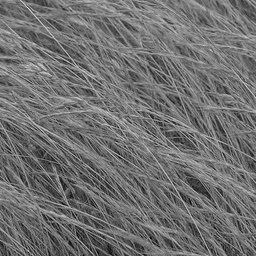
#> input picture CV ss2020/Exercise 1/exercise_1/data/grass.jpg, 256 x 256 px; its folder holds 6 pictures in this run
$ jupyter execute 02_fourier.ipynb   (shell and % lines are left out)
#> lines starting #> are read from the running program, lines starting #| are printed output that depends on the picture
# Fourier transform

In this part, we look at the effect of filtering in Fourier space.

This gives us a different way of looking at images and yields deeper insights to what is going on when we apply a filter or downsample an image.

[cell 1]
import matplotlib as mpl
import matplotlib.pyplot as plt
import scipy.signal
import numpy as np
from scipy import ndimage
import cv2

## Some convenience functions

[cell 2]
def imread_gray(filename):
    """Read grayscale image from our data directory."""
#> called with filename = 'grass.jpg'
    return cv2.imread(f'../data/{filename}',
                      cv2.IMREAD_GRAYSCALE).astype(np.float32)
#> returned value: shape (256, 256) float32; min 6, max 224, mean 112.4
#> call 2 of imread_gray, with filename = 'zebras.jpg'
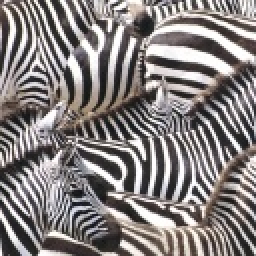
#> input picture CV ss2020/Exercise 1/exercise_1/data/zebras.jpg, 128 x 128 px (shown 2 times larger)

def convolve_with_two(image, kernel1, kernel2):
    """Apply two filters, one after the other."""
    image = ndimage.convolve(image, kernel1, mode='wrap')
    image = ndimage.convolve(image, kernel2, mode='wrap')
    return image

def fourier_spectrum(im):
    normalized_im = im / np.sum(im)
    f = np.fft.fft2(normalized_im)
    return np.fft.fftshift(f)

def log_magnitude_spectrum(im):
    return np.log(np.abs(fourier_spectrum(im))+1e-8)

def plot_with_spectra(images, titles):
    """Plots a list of images in the first column and the logarithm of their
    magnitude spectrum in the second column."""

    assert len(images) == len(titles)
    n_cols = 2
    n_rows = len(images)
#> n_rows = 3
    fig, axes = plt.subplots(
        n_rows, 2, figsize=(n_cols * 4, n_rows * 4),
        squeeze=False)

    spectra = [log_magnitude_spectrum(im) for im in images]
#> spectra = 3 items

    lower = min(np.percentile(s, 0.1) for s in spectra)
#> lower = -15.65
    upper = min(np.percentile(s, 99.999) for s in spectra)
#> upper = -2.53
    normalizer = mpl.colors.Normalize(vmin=lower, vmax=upper)

    for ax, image, spectrum, title in zip(axes, images, spectra, titles):
        ax[0].imshow(image, cmap='gray')
        ax[0].set_title(title)
        ax[0].set_axis_off()
        c = ax[1].imshow(spectrum, norm=normalizer, cmap='viridis')
        ax[1].set_title('Log magnitude spectrum')
        ax[1].set_axis_off()
#> this loop made 3 passes
#> title on passes 1 to 3: 'Grass image', 'Zebra image', 'Sine pattern'

    fig.tight_layout()

def generate_pattern():
    x = np.linspace(0, 1, 256, endpoint=False)
    y = np.sin(x**2 * 16 * np.pi)
    #If the two vectors have dimensions n and m, then their outer product is an n × m matrix.
    return np.outer(y,y)/2+0.5

im_grass = imread_gray('grass.jpg')
im_zebras = imread_gray('zebras.jpg')
im_pattern = generate_pattern()

## Plotting demo
This is how you can load example images and plot the logarithm of its magnitude spectrum.

Low frequencies appear near the center and higher frequencies towards the outside.

Greener (lighter) colors mean higher values. The color scale is consistent within the subplots of a single plot, but may differ in different plots.

[cell 3]
plot_with_spectra([im_grass, im_zebras, im_pattern],
                  ['Grass image', 'Zebra image', 'Sine pattern'])

## (a) Blurring

Consider one of the images (`im_grass` is a good choice).

### i)
Implement `filter_box(image, size)` that outputs the box-filtered version of `image`, using `convolve_with_two` (since the box filter is separable). The parameter `size` refers to the side length of the box filter.

### ii)
Implement `filter_gauss(image, kernel_factor, sigma)` using `convolve_with_two`. The parameter `kernel_factor` defines the half size of the kernel relative to sigma (our rule of thumb from the lecture was to set this as 3).

Plot the image and its blurred versions (with the box and the Gauss filter) along with their spectra using `plot_with_spectra()`.

Vary the size of the box filter. What do you observe? For the Gaussian, change sigma.  What happens if you increase or decrease the `kernel_factor` compared to our rule-of-thumb value 3?

[cell 4]
def gauss(x, sigma):
    x = np.exp(-x**2/(2*sigma**2))/(np.sqrt(2*np.pi)*sigma)
    return x

def filter_gauss(image, kernel_factor, sigma):
    # size of the kernel : kernel_size
    # the interval of kernel is in the range of [-kernel_range,kernel_range]
    kernel_range = int(np.round(kernel_factor*sigma))
    kernel_size = 2*kernel_range + 1

    # x : the input for computing Gaussian kernel
    x = np.linspace(-kernel_range, kernel_range, kernel_size, dtype=float)
    # function gauss() generate Gaussian distribution
    kernel = gauss(x , sigma)
    # normalize kernel
    kernel = kernel / np.sum(kernel)

    # add another dimension to kernel
    #  if kernel.shape = (13,)
    #  then : with np.expand_dims(kernel, axis=-1) ---> kernel.shape = (13,1)
    kernel = np.expand_dims(kernel, axis=-1)

    return convolve_with_two(image, np.transpose(kernel),kernel)


def filter_box(image, size):
    size = size * 3 + 1
    box_filter = np.ones(size)/(size)
    box_filter = np.expand_dims(box_filter, axis=-1)
    print(len(box_filter))
    return convolve_with_two(image, np.transpose(box_filter), box_filter)
#> in convolve_with_two, `image = ndimage.convolve(image, kernel2, mode='wrap')`:
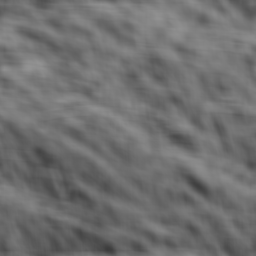
#> image: shape (256, 256) float32; min 60.9, max 147.4, mean 112.4

size = 3
sigma = size
kernel_factor = 2*sigma

im = im_grass
box_filtered = filter_box(im, size)
gauss_filtered = filter_gauss(im, kernel_factor, sigma)

plot_with_spectra(
     [im, box_filtered, gauss_filtered],
     ['Image', 'Box filtered', 'Gauss filtered'])
#> the loop in plot_with_spectra (call 2), `for ax, image, spectrum, title in zip(axes, images, spectra, titles):` made 3 passes
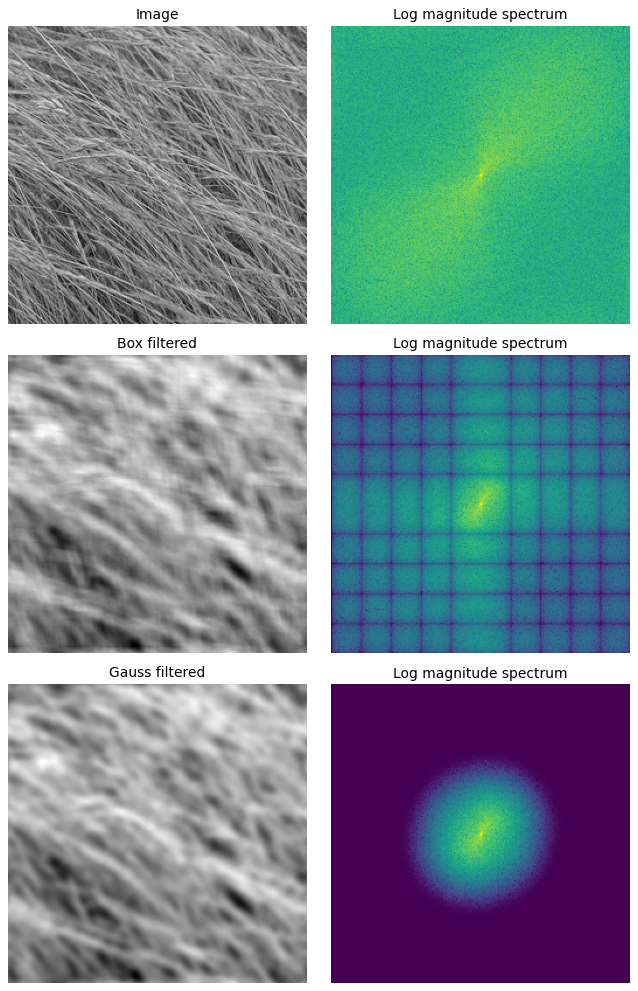
#> figure drawn by matplotlib, 6 panels

## (b) Sampling and aliasing

### i)

Implement a function `sample_with_gaps(image, period)`, where `period` is an integer and defines the distance between two sampled points in pixels. The output should have the same size as `image` but have zeros everywhere except at the sampled points, where it should be equal to `image`. For example if `period=2` then every second row and every second column of the image should be zero in the output.

Using `sample_with_gaps`, sample the `im_zebras` image with a period of 2 pixels and plot the original and sampled images along with their spectra.

### ii)
Consider the image `im_pattern` and sample it with a period of 4, 8 and 16 and plot the resulting spectra. What happens as you increase the sampling period?
Now apply **Gaussian blurring** before sampling, with different sigma values. Approximately what sigma do you need for avoiding artifacts when `period=16`?

### iii)
Implement `sample_without_gaps(image, period)`, which is like `sample_with_gaps` but the output does not contain gaps (rows and columns of zeros) and therefore the output size is smaller. What effect do you see in the resulting magnitude spectrum, compared to `sample_with_gaps`?

[cell 5]
np.arange(0,10,1)[::2]

[cell 6]
def sample_with_gaps(image, period):
#> called with period = 2
    im = np.zeros_like(image)
    im[::period,::period] = image[::period,::period]
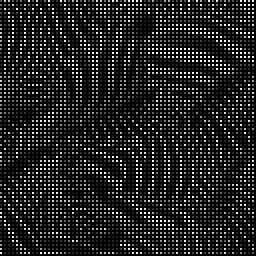
#> im: shape (128, 128) float32 (shown 2 times larger); min 0, max 255, mean 32.4
    return im

def sample_without_gaps(image, period):
#> called with period = 2
    return image[::period,::period]
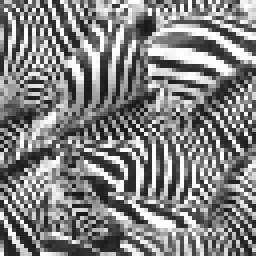
#> returned value: shape (64, 64) float32 (shown 4 times larger); min 17, max 255, mean 129.8

[cell 7]
period = 2
im = im_zebras
with_gaps = sample_with_gaps(im, period)
#just sampled
without_gaps = sample_without_gaps(im, period)

#Gaussian blurring before sampling
size = 2
sigma = size
kernel_factor = 2*sigma
gauss_filtered = filter_gauss(im, kernel_factor, sigma)
#> in convolve_with_two (call 3), `image = ndimage.convolve(image, kernel1, mode='wrap')`:
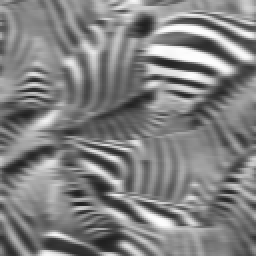
#> image: shape (128, 128) float32 (shown 2 times larger); min 31.24, max 254.3, mean 129.8
gauss_filtered_with_gaps = sample_with_gaps(gauss_filtered, period)
#> call 2 of sample_with_gaps, with period = 2
#> in sample_with_gaps (call 2), `im[::period,::period] = image[::period,::period]`:
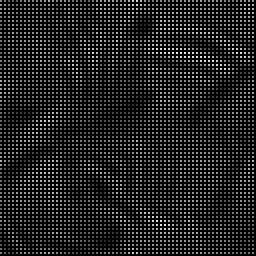
#> im: shape (128, 128) float32 (shown 2 times larger); min 0, max 236.4, mean 32.4
gauss_filtered_without_gaps = sample_without_gaps(gauss_filtered, period)
#> call 2 of sample_without_gaps, with period = 2
#> in sample_without_gaps (call 2), `return image[::period,::period]`:
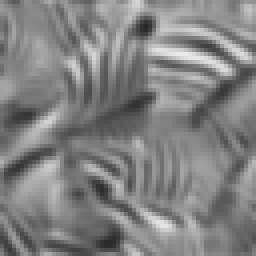
#> returned value: shape (64, 64) float32 (shown 4 times larger); min 39.63, max 236.4, mean 129.8


plot_with_spectra(
    [im, with_gaps, without_gaps, gauss_filtered, gauss_filtered_with_gaps, gauss_filtered_without_gaps],
    ['Original Image', 'without_gaps', 'Sampled', 'gauss_filtered', 'gauss_filtered_with_gaps', 'gauss_filtered_without_gaps'])
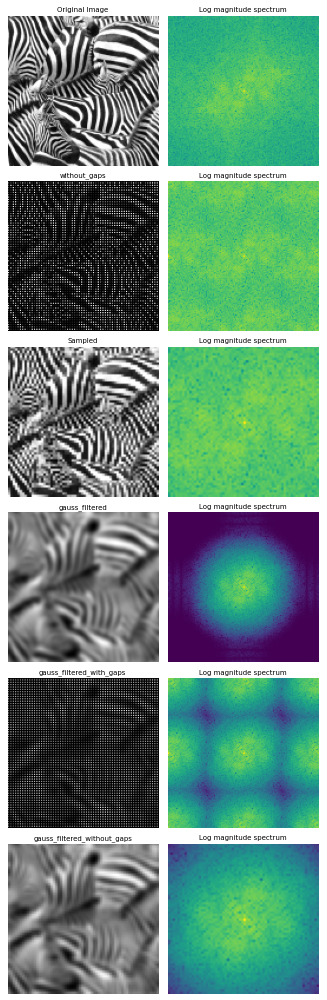
#> figure drawn by matplotlib, 12 panels

[cell 8]
period = 16
im = im_pattern
with_gaps = sample_with_gaps(im, period)
#just sampled
without_gaps = sample_without_gaps(im, period)

#Gaussian blurring before sampling
size = 10
sigma = size
kernel_factor = 2*sigma
gauss_filtered = filter_gauss(im, kernel_factor, sigma)
gauss_filtered_with_gaps = sample_with_gaps(gauss_filtered, period)
gauss_filtered_without_gaps = sample_without_gaps(gauss_filtered, period)


plot_with_spectra(
    [im, with_gaps, without_gaps, gauss_filtered, gauss_filtered_with_gaps, gauss_filtered_without_gaps],
    ['Original Image', 'without_gaps', 'Sampled', 'gauss_filtered', 'gauss_filtered_with_gaps', 'gauss_filtered_without_gaps'])
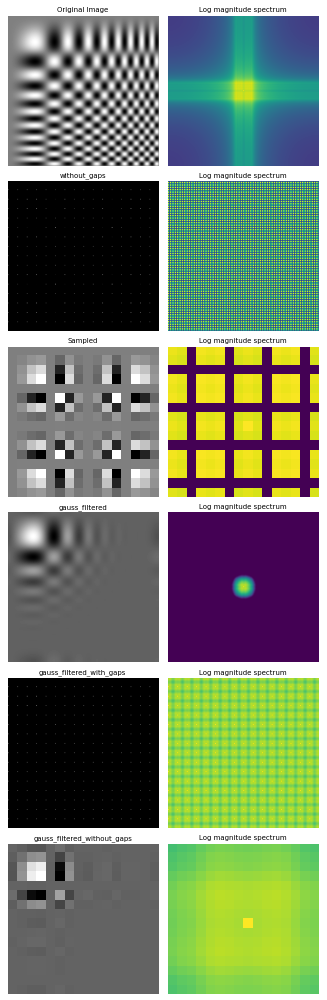
#> figure drawn by matplotlib, 12 panels
